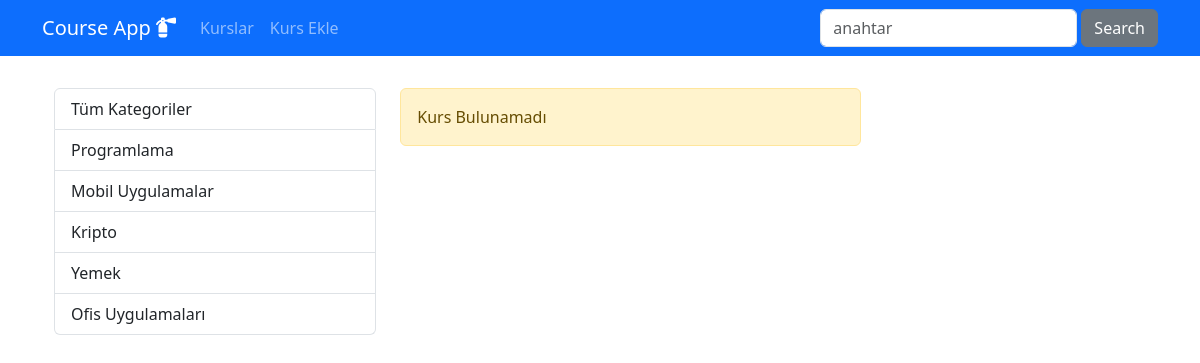
/kurslar/, run on the app's committed database.
### courses/models.py (models this page shows, shortened)
class Category(models.Model):
    name = models.CharField(max_length=40)
    slug = models.SlugField(default="", null=False, unique=True,db_index=True, max_length=50)

### courses/views.py (the view)
# urls.py: path('', views.index, name="index"),
def index (request):
    kurslar = Course.objects.filter(isActive=1, isHome=1)
    kategoriler = Category.objects.all()
    return render(request, "courses/index.html",{
        "categories": kategoriler,
        "courses" : kurslar
    })

### courses/templates/courses/index.html (shortened to what this page needs)
{% extends 'layout.html' %}
{% load static %}
{% block content %}
    <div class="container mt-3">
        <div class="row">
            <div class="col-5">
                {% include "courses/partials/_categories.html" %}
                </div>
            <div class="col-7">
                {% if page_obj.object_list|length == 0 %}
                    <div class="alert alert-warning">Kurs Bulunamadı</div>
                {% endif %}
            </div>
            </div>
        </div>
    </div>
{% endblock content %}

### courses/templates/courses/partials/_categories.html
<div class="list-group">
    <a href="/kurslar" class="list-group-item list-group-item-action">Tüm Kategoriler</a>
    {% for category in categories %}
    <a href="{% url 'courses_by_category' category.slug %}"
    class="list-group-item list-group-item-action {% if seciliKategori == category.slug %}active{% endif %}">
    {{category.name | title}}</a>
    {% endfor %}
</div>

### data on the page
Category: name "Programlama"
Category: name "Mobil Uygulamalar"
Category: name "Kripto"
Category: name "Yemek"
Category: name "Ofis Uygulamaları"
